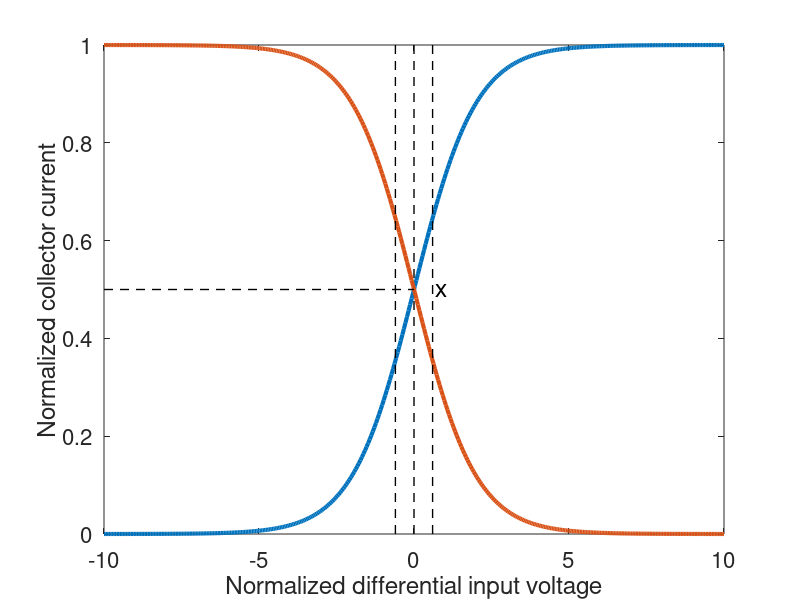

Source code (MATLAB):
%% Sigmoid for Nouglas :)
clear all; clc;
a = 1;
b = 1;
c = -0.001;

x = linspace(-10,10,400);
sigmoid = a./(1+exp(-b*(x-c)));

figure(5), clf
plot(x, sigmoid, 'linew',3);
hold on
plot([0 0],get(gca, 'ylim'),'k--','LineWidth',1)
hold on
plot(-x, sigmoid, 'linew',3);
hold on
plot([0.6 0.6],get(gca, 'ylim'),'k--','LineWidth',1)
hold on
plot([-0.6 -0.6],get(gca, 'ylim'),'k--','LineWidth',1)
hold on
plot([-10 0],[0.5 0.5],'--k','LineWidth',1);
xlabel('Normalized differential input voltage','FontSize',14);
ylabel('Normalized collector current','FontSize',14);
set(gca,'FontSize',16);
hold on
text(0.7,0.5,'x','FontSize',18);